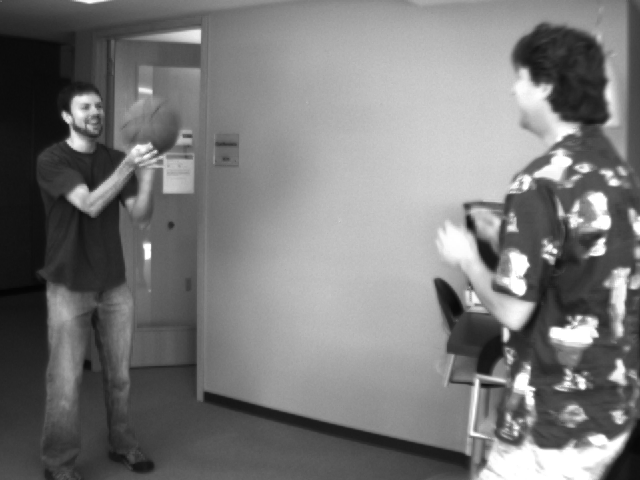
#> input picture frame1_a.png, 640 x 480 px; its folder holds 6 pictures in this run
$ python CS410_Computer_Vission_and_Deep_learning_Assignment_2_Optic_Flow.py
#> lines starting #> are read from the running program, lines starting #| are printed output that depends on the picture; after the words box and inside, x2 and y2 are one past the last pixel; in counts of white or black regions, pixels touching at a corner belong together
"""
Veniamin Velikoretskikh    veniamin@pdx.edu
CS 4/510: Computer Vision & Deep Learning, Summer 2026
Programming Assignment #2   Lucas-Kanade Optical Flow
"""

import numpy as np
from PIL import Image
import matplotlib.pyplot as plt


def load_grayscale(path):
    # convert to grayscale just in case the image is RGB
#> called with path = 'frame1_a.png'
    img = Image.open(path).convert("L")
#> img is the input picture: PIL image 640x480 L; min 4, max 255, mean 120.3
    return np.asarray(img, dtype=np.float64)
#> call 2 of load_grayscale, with path = 'frame1_b.png'
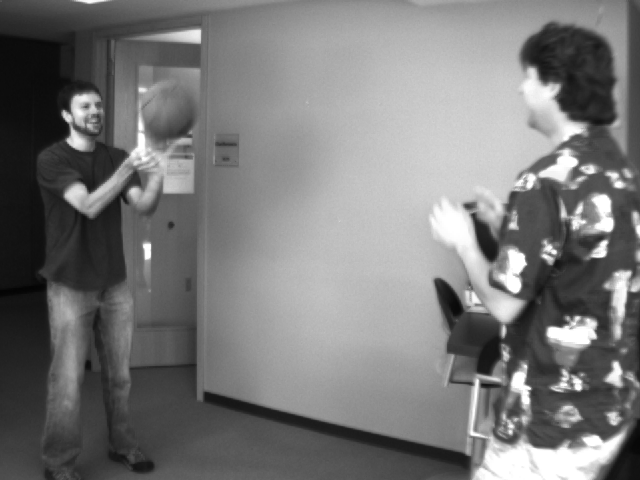
#> input picture frame1_b.png, 640 x 480 px
#> in load_grayscale, img is the input picture: PIL image 640x480 L; min 4, max 255, mean 119.9


def convolve(image, kernel, pad=None, flip=True):

#> called with kernel = array of shape (3, 3), pad = 1, flip = False
    kernel = np.asarray(kernel, dtype=np.float64)
    k_size = kernel.shape[0]

    if pad is None:
        pad = (k_size - 1) // 2

    padded = np.pad(image, pad_width=pad, mode="constant", constant_values=0)

    # flip=False here because Gx/Gy give the wrong sign if you actually flip them
    if flip:
        kernel_used = np.flipud(np.fliplr(kernel))
    else:
        kernel_used = kernel

    height, width = image.shape
#> height = 480; width = 640
    output = np.zeros((height, width), dtype=np.float64)

    for i in range(height):
        for j in range(width):
            patch = padded[i:i + k_size, j:j + k_size]
            output[i, j] = np.sum(patch * kernel_used)

    return output


# gradient kernels given in the assignment
GX = np.array([
    [-1, 0, 1],
    [-2, 0, 2],
    [-1, 0, 1],
])

GY = np.array([
    [-1, -2, -1],
    [ 0,  0,  0],
    [ 1,  2,  1],
])


# 3x3 kernel of all ones  convolving with this just adds up the 9
# values in each window
BOX_3x3 = np.ones((3, 3))


def lucas_kanade_optical_flow(frame1, frame2):

    # flip=False for the gradients or the sign comes out backwards.

    Ix = convolve(frame1, GX, pad=1, flip=False)
    Iy = convolve(frame1, GY, pad=1, flip=False)

    It = frame2 - frame1  # difference between the two frames


    Ix2 = Ix * Ix
    Iy2 = Iy * Iy
    Ixy = Ix * Iy
    Ixt = Ix * It
    Iyt = Iy * It


    # summing each of these over a 3x3 window is the same as convolving
    # with the box kernel above
    Sxx = convolve(Ix2, BOX_3x3, pad=1)
    Syy = convolve(Iy2, BOX_3x3, pad=1)
    Sxy = convolve(Ixy, BOX_3x3, pad=1)
    Sxt = convolve(Ixt, BOX_3x3, pad=1)
    Syt = convolve(Iyt, BOX_3x3, pad=1)

    # solve the 2x2 system for Vx, Vy using the matrix inverse formula
    det = Sxx * Syy - Sxy * Sxy

    # skip flat regions to avoid divide-by-zero
    valid = np.abs(det) > 1e-6
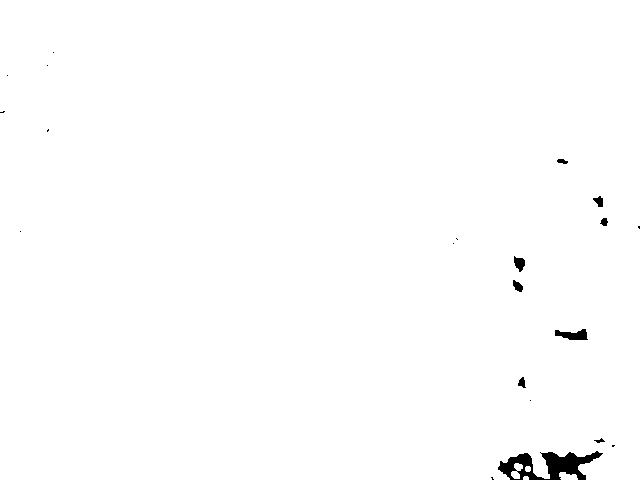
#> valid: shape (480, 640) bool; 99.3% white; 21 black regions (12 under 20 px), largest, box (x1, y1, x2, y2) and area: (498, 451, 603, 480) 1484, (555, 329, 588, 340) 235, (514, 256, 525, 272) 114

    Vx = np.zeros_like(frame1)
    Vy = np.zeros_like(frame1)

    Vx[valid] = -(Syy[valid] * Sxt[valid] - Sxy[valid] * Syt[valid]) / det[valid]
    Vy[valid] = (Sxy[valid] * Sxt[valid] - Sxx[valid] * Syt[valid]) / det[valid]
#| Vx range: [-185.333, 91.978]
#| Vy range: [-133.333, 117.180]

    return Vx, Vy


def visualize_flow(Vx, Vy, title, save_path):
#> called with title = 'Lucas-Kanade Optical Flow - pair1', save_path = 'optical_flow_pair1.png'
    magnitude = np.sqrt(Vx ** 2 + Vy ** 2)

    # clip the color range to the 2-98th percentile so a few outlier
    # pixels  don't wash out the plot
    def get_range(arr, center_zero=False):
#> called with center_zero = True
        lo, hi = np.percentile(arr, [2, 98])
#> lo = -0.786; hi = 0.924
        if center_zero:
            m = max(abs(lo), abs(hi))
#> m = 0.924
            return -m, m
        return lo, hi


    vx_lo, vx_hi = get_range(Vx, center_zero=True)
#> vx_lo = -0.924; vx_hi = 0.924
    vy_lo, vy_hi = get_range(Vy, center_zero=True)
#> vy_lo = -0.971; vy_hi = 0.971
    mag_lo, mag_hi = get_range(magnitude)
#> mag_lo = 0.011; mag_hi = 2.33

    fig, axes = plt.subplots(1, 3, figsize=(15, 5))

    im0 = axes[0].imshow(Vx, cmap="coolwarm", vmin=vx_lo, vmax=vx_hi)
    axes[0].set_title("Vx")
    axes[0].axis("off")
    fig.colorbar(im0, ax=axes[0], fraction=0.046)

    im1 = axes[1].imshow(Vy, cmap="coolwarm", vmin=vy_lo, vmax=vy_hi)
    axes[1].set_title("Vy")
    axes[1].axis("off")
    fig.colorbar(im1, ax=axes[1], fraction=0.046)


    im2 = axes[2].imshow(magnitude, cmap="viridis", vmin=mag_lo, vmax=mag_hi)
    axes[2].set_title("Magnitude (sqrt(Vx^2 + Vy^2))")
    axes[2].axis("off")
    fig.colorbar(im2, ax=axes[2], fraction=0.046)

    fig.suptitle(title)
    fig.tight_layout()
    fig.savefig(save_path, dpi=150)
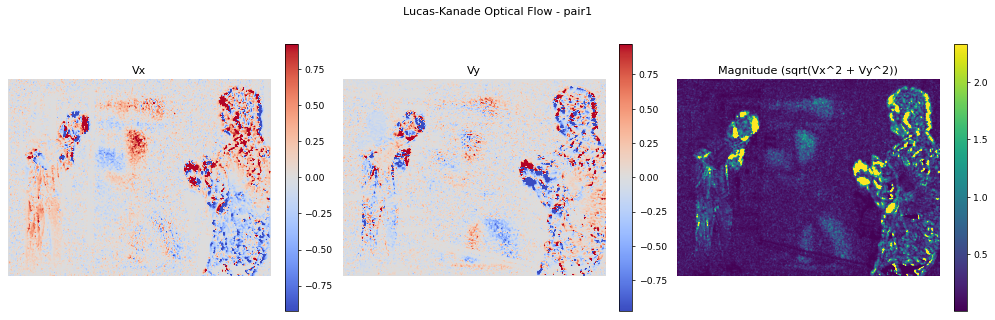
#> figure drawn by matplotlib, 6 panels
    print(f"Saved: {save_path}")
    plt.close(fig)


def run_optical_flow(path_a, path_b, tag):
    print(f"\nrunning optical flow on {path_a}  {path_b}")

    frame_a = load_grayscale(path_a)
    frame_b = load_grayscale(path_b)

    Vx, Vy = lucas_kanade_optical_flow(frame_a, frame_b)

    print(f"Vx range: [{Vx.min():.3f}, {Vx.max():.3f}]")
    print(f"Vy range: [{Vy.min():.3f}, {Vy.max():.3f}]")

    visualize_flow(Vx, Vy, f"Lucas-Kanade Optical Flow - {tag}",
                   save_path=f"optical_flow_{tag}.png")

    return Vx, Vy


if __name__ == "__main__":
    run_optical_flow("frame1_a.png", "frame1_b.png", "pair1")
    run_optical_flow("frame2_a.png", "frame2_b.png", "pair2")
#> call 3 of load_grayscale, with path = 'frame2_a.png'
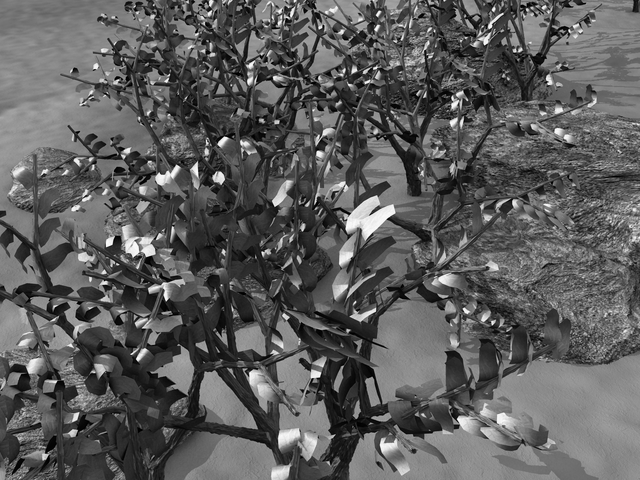
#> input picture frame2_a.png, 640 x 480 px
#> in load_grayscale, img is the input picture: PIL image 640x480 L; min 0, max 253, mean 92.3
#> call 4 of load_grayscale, with path = 'frame2_b.png'
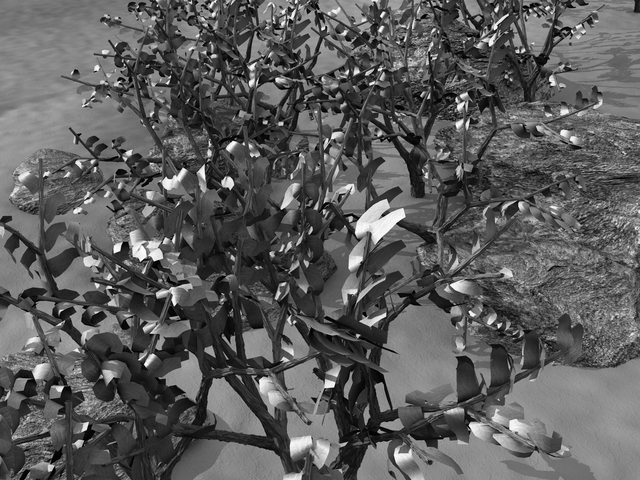
#> input picture frame2_b.png, 640 x 480 px
#> in load_grayscale, img is the input picture: PIL image 640x480 L; min 0, max 253, mean 92
#> after the loop in convolve (call 9), `for i in range(height):`:
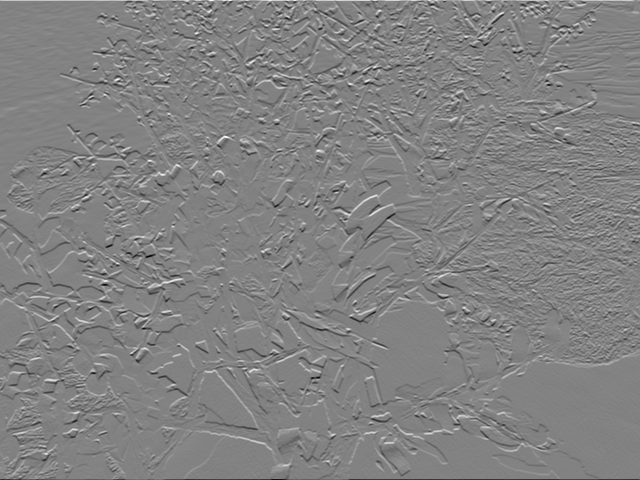
#> output: shape (480, 640) float64; min -965, max 922, mean 0; drawn with min black and max white
#> after the loop in convolve (call 11), `for i in range(height):`:
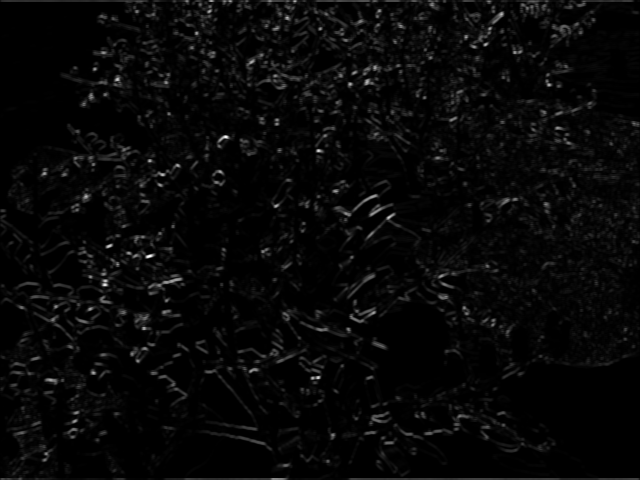
#> output: shape (480, 640) float64; min 10, max 3915270, mean 124734.8; drawn with min black and max white
#| Vx range: [-24.162, 23.509]
#| Vy range: [-25.812, 24.814]
